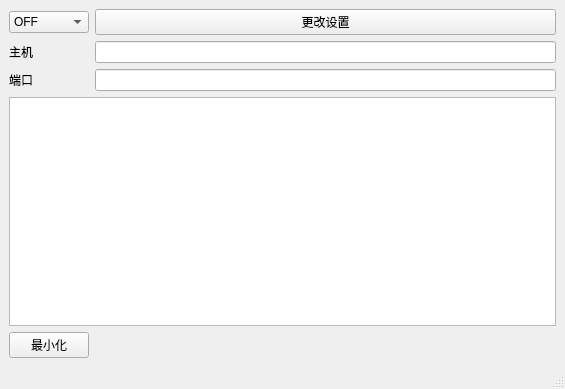
<?xml version="1.0" encoding="UTF-8"?>
<ui version="4.0">
 <class>MainWindow</class>
 <widget class="QMainWindow" name="MainWindow">
  <property name="geometry">
   <rect>
    <x>0</x>
    <y>0</y>
    <width>565</width>
    <height>389</height>
   </rect>
  </property>
  <property name="windowTitle">
   <string>MainWindow</string>
  </property>
  <property name="windowIcon">
   <iconset resource="res.qrc">
    <normaloff>:/images/icon.png</normaloff>:/images/icon.png</iconset>
  </property>
  <widget class="QWidget" name="centralwidget">
   <layout class="QGridLayout" name="gridLayout">
    <item row="1" column="0">
     <widget class="QLabel" name="label_host">
      <property name="text">
       <string>主机</string>
      </property>
     </widget>
    </item>
    <item row="0" column="1">
     <widget class="QPushButton" name="settings">
      <property name="text">
       <string>更改设置</string>
      </property>
     </widget>
    </item>
    <item row="0" column="0">
     <widget class="QComboBox" name="status">
      <item>
       <property name="text">
        <string>OFF</string>
       </property>
      </item>
      <item>
       <property name="text">
        <string>ON</string>
       </property>
      </item>
     </widget>
    </item>
    <item row="3" column="0" colspan="2">
     <widget class="QTextEdit" name="textEdit">
      <property name="readOnly">
       <bool>true</bool>
      </property>
     </widget>
    </item>
    <item row="4" column="0">
     <widget class="QPushButton" name="tray">
      <property name="text">
       <string>最小化</string>
      </property>
     </widget>
    </item>
    <item row="2" column="0">
     <widget class="QLabel" name="label_port">
      <property name="text">
       <string>端口</string>
      </property>
     </widget>
    </item>
    <item row="1" column="1">
     <widget class="QLineEdit" name="host"/>
    </item>
    <item row="2" column="1">
     <widget class="QLineEdit" name="port"/>
    </item>
   </layout>
  </widget>
  <widget class="QMenuBar" name="menubar">
   <property name="geometry">
    <rect>
     <x>0</x>
     <y>0</y>
     <width>565</width>
     <height>17</height>
    </rect>
   </property>
  </widget>
  <widget class="QStatusBar" name="statusbar"/>
 </widget>
 <resources>
  <include location="res.qrc"/>
 </resources>
 <connections/>
</ui>
